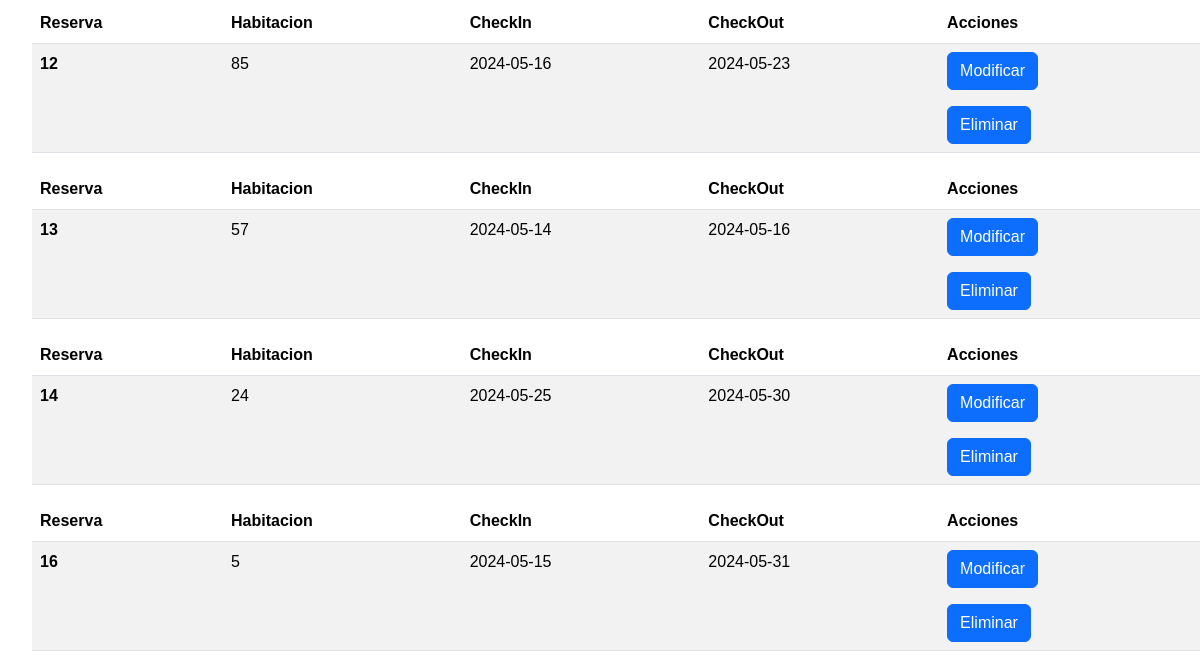
The app's page /php/reserva_habitacion.php (lower part), older data.
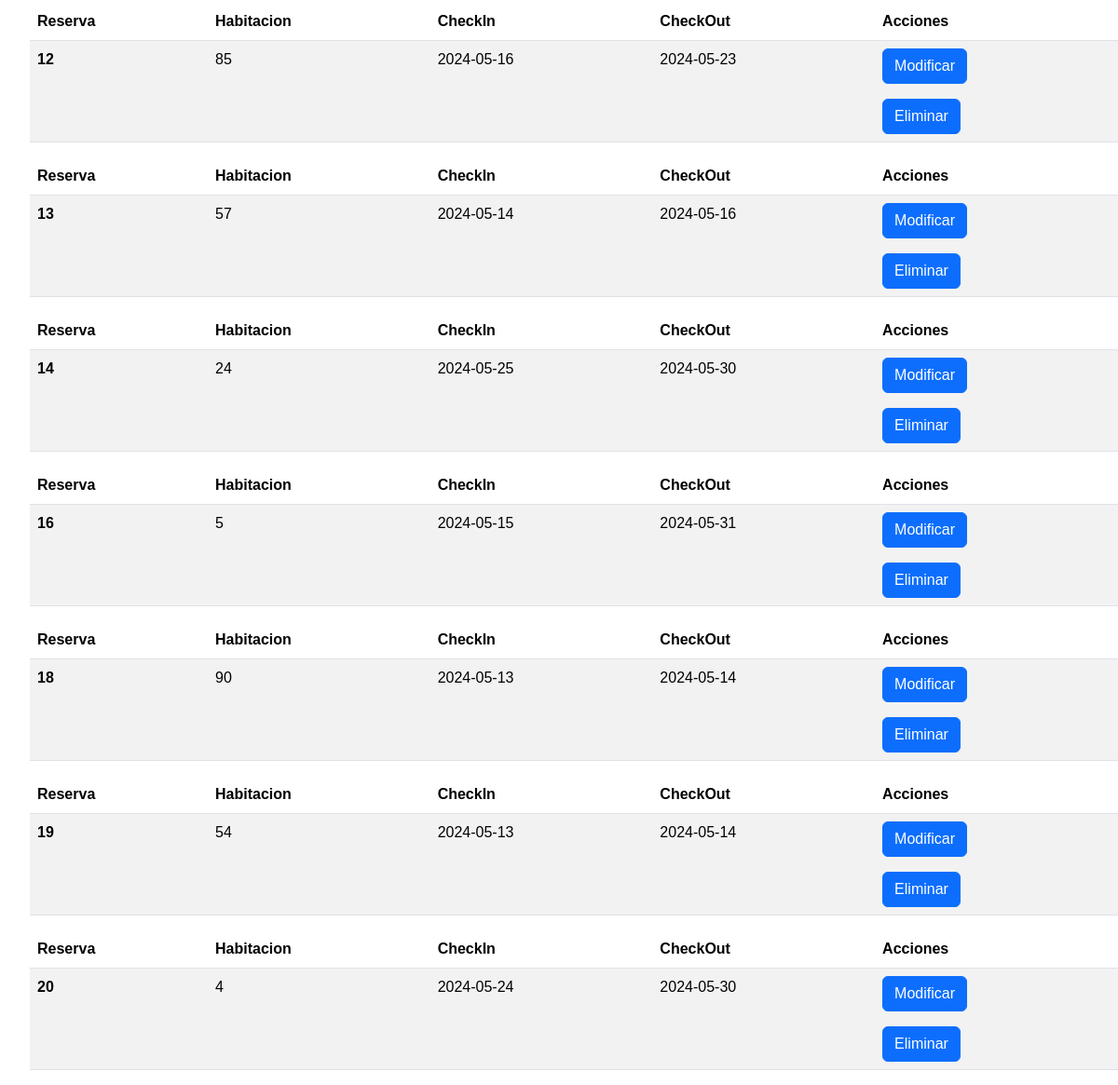
The same page, newer data.
### tables this page shows
CREATE TABLE `ReservaHabitacion` (
  `id` int unsigned NOT NULL AUTO_INCREMENT,
  `rut_cliente` int unsigned NOT NULL,
  `numero_habitacion` int unsigned NOT NULL,
  `fecha_checkin` date NOT NULL,
  `fecha_checkout` date NOT NULL,
  `calificacion` tinyint DEFAULT NULL,
  `valor_total` int DEFAULT NULL,
  PRIMARY KEY (`id`),
  KEY `rut_cliente` (`rut_cliente`),
  KEY `numero_habitacion` (`numero_habitacion`),
  CONSTRAINT `ReservaHabitacion_ibfk_1` FOREIGN KEY (`rut_cliente`) REFERENCES `Cliente` (`rut`) ON DELETE CASCADE,
  CONSTRAINT `ReservaHabitacion_ibfk_2` FOREIGN KEY (`numero_habitacion`) REFERENCES `Habitacion` (`numero`)
);

### php/reserva_habitacion.php (the view, shortened to what this page needs)
<!DOCTYPE html>
<html>
    <head>
		<link href="https://cdn.jsdelivr.net/npm/bootstrap@5.3.3/dist/css/bootstrap.min.css" rel="stylesheet">
        <link rel="stylesheet" href="../styles.css">
    </head>
    <body>
<?php
$conn = coneccion();
$sql = "SELECT * FROM ReservaHabitacion";
$result = $conn->query($sql);
if ($result->num_rows > 0) {
	echo "<ul>";
	while($row = $result->fetch_assoc()) {
		$id = $row["id"];
		$numero = $row["numero_habitacion"];
		$checkin = $row["fecha_checkin"];
		$checkout = $row["fecha_checkout"];
		echo "
		<table class='table table-striped'>
			<thead>
				<tr>
					<th scope='col'>Reserva</th>
					<th scope='col'>Habitacion</th>
					<th scope='col'>CheckIn</th>
					<th scope='col'>CheckOut</th>
					<th scope='col'>Acciones</th>
	  			</tr>
			</thead>
			<tbody>
				<tr>
					<th scope='row'>$id</th>
					<td>$numero</td>
					<td>$checkin</td>
					<td>$checkout</td>
					<td>
						<button class='btn btn-primary' onclick=mostrarModificar($id)>Modificar</button>
						<p></p>
						<form action='reserva_habitacion.php' method='POST'>
							<button name='eliminar' value='$id' type='submit' class='btn btn-primary'>Eliminar</button>
						</form>
						<form action='reserva_habitacion.php' method='POST' id='modificar$id' style='display: none'>
							<div class='mb-3'>
								<label for='numero_habitacion' class='form-label'>Habitación</label>
								<input type='number' class='form-control' name='numero_habitacion' required></p>
							</div>
							<div class='mb-3'>
								<label for='checkin' class='form-label'>CheckIn</label>
								<input type='date' class='form-control' name='checkin' required></p>
							</div>
							<div class='mb-3'>
								<label for='checkout' class='form-label'>CheckOut</label>
								<input type='date' class='form-control' name='checkout' required></p>
							</div>
							<button value='$id' name='modificarId' type='submit' class='btn btn-primary'>Submit</button>
						</form>
					</td>
				</tr>
		</table>
		";
	}
	echo "</ul>";
}
?>

### styles.css (style rules this page uses)
body { font-family: Arial, sans-serif; margin: 0; padding: 0; }

Row changes from the older to the newer data that the page shows:
added reservahabitacion: id "18", numero_habitacion "90", fecha_checkin "2024-05-13", fecha_checkout "2024-05-14"
added reservahabitacion: id "19", numero_habitacion "54", fecha_checkin "2024-05-13", fecha_checkout "2024-05-14"
added reservahabitacion: id "20", numero_habitacion "4", fecha_checkin "2024-05-24", fecha_checkout "2024-05-30"
